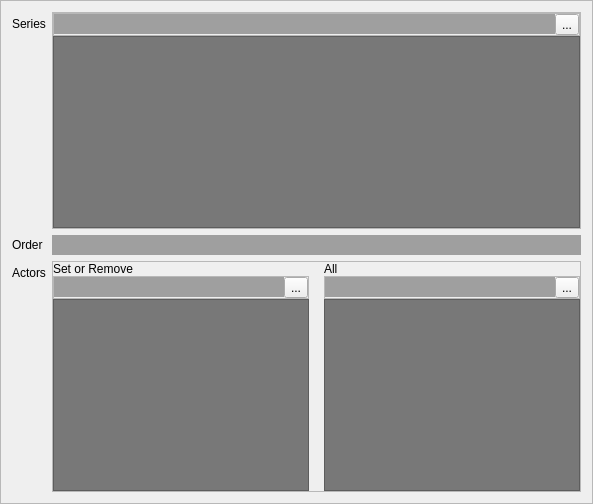
    <widget class="QFrame" name="frame_2">
     <property name="frameShape">
      <enum>QFrame::StyledPanel</enum>
     </property>
     <property name="frameShadow">
      <enum>QFrame::Sunken</enum>
     </property>
     <layout class="QFormLayout" name="formLayout_2">
      <item row="0" column="0">
       <widget class="QLabel" name="label_3">
        <property name="text">
         <string>Series</string>
        </property>
       </widget>
      </item>
      <item row="0" column="1">
       <widget class="QFrame" name="series_bleh">
        <property name="frameShape">
         <enum>QFrame::StyledPanel</enum>
        </property>
        <property name="frameShadow">
         <enum>QFrame::Raised</enum>
        </property>
        <layout class="QVBoxLayout" name="verticalLayout">
         <property name="spacing">
          <number>0</number>
         </property>
         <property name="leftMargin">
          <number>0</number>
         </property>
         <property name="topMargin">
          <number>0</number>
         </property>
         <property name="rightMargin">
          <number>0</number>
         </property>
         <property name="bottomMargin">
          <number>0</number>
         </property>
         <item>
          <widget class="QFrame" name="frame_8">
           <property name="frameShape">
            <enum>QFrame::StyledPanel</enum>
           </property>
           <property name="frameShadow">
            <enum>QFrame::Raised</enum>
           </property>
           <layout class="QHBoxLayout" name="horizontalLayout_2">
            <property name="spacing">
             <number>0</number>
            </property>
            <property name="leftMargin">
             <number>0</number>
            </property>
            <property name="topMargin">
             <number>0</number>
            </property>
            <property name="rightMargin">
             <number>0</number>
            </property>
            <property name="bottomMargin">
             <number>0</number>
            </property>
            <item>
             <widget class="QLineEdit" name="series">
              <property name="palette">
               <palette>
                <active>
                 <colorrole role="Base">
                  <brush brushstyle="SolidPattern">
                   <color alpha="255">
                    <red>159</red>
                    <green>159</green>
                    <blue>159</blue>
                   </color>
                  </brush>
                 </colorrole>
                </active>
                <inactive>
                 <colorrole role="Base">
                  <brush brushstyle="SolidPattern">
                   <color alpha="255">
                    <red>159</red>
                    <green>159</green>
                    <blue>159</blue>
                   </color>
                  </brush>
                 </colorrole>
                </inactive>
                <disabled>
                 <colorrole role="Base">
                  <brush brushstyle="SolidPattern">
                   <color alpha="255">
                    <red>108</red>
                    <green>108</green>
                    <blue>108</blue>
                   </color>
                  </brush>
                 </colorrole>
                </disabled>
               </palette>
              </property>
              <property name="autoFillBackground">
               <bool>true</bool>
              </property>
              <property name="frame">
               <bool>false</bool>
              </property>
             </widget>
            </item>
            <item>
             <widget class="QToolButton" name="series_button">
              <property name="text">
               <string>...</string>
              </property>
             </widget>
            </item>
           </layout>
          </widget>
         </item>
         <item>
          <widget class="QListWidget" name="series_list">
           <property name="styleSheet">
            <string notr="true">QListWidget{background:rgb(120,120,120)}
QListWidget::item:selected{background: rgb(219, 219, 219)}
QListWidget::item:selected{color:black} </string>
           </property>
           <property name="editTriggers">
            <set>QAbstractItemView::NoEditTriggers</set>
           </property>
           <property name="alternatingRowColors">
            <bool>false</bool>
           </property>
          </widget>
         </item>
        </layout>
       </widget>
      </item>
      <item row="1" column="0">
       <widget class="QLabel" name="label_4">
        <property name="text">
         <string>Order</string>
        </property>
       </widget>
      </item>
      <item row="1" column="1">
       <widget class="QLineEdit" name="order">
        <property name="palette">
         <palette>
          <active>
           <colorrole role="Base">
            <brush brushstyle="SolidPattern">
             <color alpha="255">
              <red>159</red>
              <green>159</green>
              <blue>159</blue>
             </color>
            </brush>
           </colorrole>
          </active>
          <inactive>
           <colorrole role="Base">
            <brush brushstyle="SolidPattern">
             <color alpha="255">
              <red>159</red>
              <green>159</green>
              <blue>159</blue>
             </color>
            </brush>
           </colorrole>
          </inactive>
          <disabled>
           <colorrole role="Base">
            <brush brushstyle="SolidPattern">
             <color alpha="255">
              <red>108</red>
              <green>108</green>
              <blue>108</blue>
             </color>
            </brush>
           </colorrole>
          </disabled>
         </palette>
        </property>
        <property name="autoFillBackground">
         <bool>true</bool>
        </property>
        <property name="frame">
         <bool>false</bool>
        </property>
       </widget>
      </item>
      <item row="3" column="0">
       <widget class="QLabel" name="label_27">
        <property name="text">
         <string>Actors</string>
        </property>
       </widget>
      </item>
      <item row="3" column="1">
       <widget class="QFrame" name="frame_18">
        <property name="frameShape">
         <enum>QFrame::StyledPanel</enum>
        </property>
        <property name="frameShadow">
         <enum>QFrame::Raised</enum>
        </property>
        <layout class="QGridLayout" name="gridLayout_6">
         <property name="leftMargin">
          <number>0</number>
         </property>
         <property name="topMargin">
          <number>0</number>
         </property>
         <property name="rightMargin">
          <number>0</number>
         </property>
         <property name="bottomMargin">
          <number>0</number>
         </property>
         <property name="horizontalSpacing">
          <number>15</number>
         </property>
         <property name="verticalSpacing">
          <number>0</number>
         </property>
         <item row="1" column="1">
          <widget class="QFrame" name="frame_21">
           <property name="frameShape">
            <enum>QFrame::StyledPanel</enum>
           </property>
           <property name="frameShadow">
            <enum>QFrame::Raised</enum>
           </property>
           <layout class="QHBoxLayout" name="horizontalLayout_16">
            <property name="spacing">
             <number>0</number>
            </property>
            <property name="leftMargin">
             <number>0</number>
            </property>
            <property name="topMargin">
             <number>0</number>
            </property>
            <property name="rightMargin">
             <number>0</number>
            </property>
            <property name="bottomMargin">
             <number>0</number>
            </property>
            <item>
             <widget class="QLineEdit" name="actors_no">
              <property name="palette">
               <palette>
                <active>
                 <colorrole role="Base">
                  <brush brushstyle="SolidPattern">
                   <color alpha="255">
                    <red>159</red>
                    <green>159</green>
                    <blue>159</blue>
                   </color>
                  </brush>
                 </colorrole>
                </active>
                <inactive>
                 <colorrole role="Base">
                  <brush brushstyle="SolidPattern">
                   <color alpha="255">
                    <red>159</red>
                    <green>159</green>
                    <blue>159</blue>
                   </color>
                  </brush>
                 </colorrole>
                </inactive>
                <disabled>
                 <colorrole role="Base">
                  <brush brushstyle="SolidPattern">
                   <color alpha="255">
                    <red>108</red>
                    <green>108</green>
                    <blue>108</blue>
                   </color>
                  </brush>
                 </colorrole>
                </disabled>
               </palette>
              </property>
              <property name="autoFillBackground">
               <bool>true</bool>
              </property>
              <property name="frame">
               <bool>false</bool>
              </property>
             </widget>
            </item>
            <item>
             <widget class="QToolButton" name="actors_no_button">
              <property name="text">
               <string>...</string>
              </property>
             </widget>
            </item>
           </layout>
          </widget>
         </item>
         <item row="1" column="0">
          <widget class="QFrame" name="frame_20">
           <property name="frameShape">
            <enum>QFrame::StyledPanel</enum>
           </property>
           <property name="frameShadow">
            <enum>QFrame::Raised</enum>
           </property>
           <layout class="QHBoxLayout" name="horizontalLayout_15">
            <property name="spacing">
             <number>0</number>
            </property>
            <property name="leftMargin">
             <number>0</number>
            </property>
            <property name="topMargin">
             <number>0</number>
            </property>
            <property name="rightMargin">
             <number>0</number>
            </property>
            <property name="bottomMargin">
             <number>0</number>
            </property>
            <item>
             <widget class="QLineEdit" name="actors_yes">
              <property name="palette">
               <palette>
                <active>
                 <colorrole role="Base">
                  <brush brushstyle="SolidPattern">
                   <color alpha="255">
                    <red>159</red>
                    <green>159</green>
                    <blue>159</blue>
                   </color>
                  </brush>
                 </colorrole>
                </active>
                <inactive>
                 <colorrole role="Base">
                  <brush brushstyle="SolidPattern">
                   <color alpha="255">
                    <red>159</red>
                    <green>159</green>
                    <blue>159</blue>
                   </color>
                  </brush>
                 </colorrole>
                </inactive>
                <disabled>
                 <colorrole role="Base">
                  <brush brushstyle="SolidPattern">
                   <color alpha="255">
                    <red>108</red>
                    <green>108</green>
                    <blue>108</blue>
                   </color>
                  </brush>
                 </colorrole>
                </disabled>
               </palette>
              </property>
              <property name="autoFillBackground">
               <bool>true</bool>
              </property>
              <property name="frame">
               <bool>false</bool>
              </property>
             </widget>
            </item>
            <item>
             <widget class="QToolButton" name="actors_yes_button">
              <property name="text">
               <string>...</string>
              </property>
             </widget>
            </item>
           </layout>
          </widget>
         </item>
         <item row="2" column="1">
          <widget class="QListWidget" name="actors_no_list">
           <property name="styleSheet">
            <string notr="true">QListWidget{background:rgb(120,120,120)}
QListWidget::item:selected{background: rgb(219, 219, 219)}
QListWidget::item:selected{color:black} </string>
           </property>
           <property name="editTriggers">
            <set>QAbstractItemView::NoEditTriggers</set>
           </property>
          </widget>
         </item>
         <item row="0" column="1">
          <widget class="QLabel" name="label_36">
           <property name="text">
            <string>All</string>
           </property>
          </widget>
         </item>
         <item row="2" column="0">
          <widget class="QListWidget" name="actors_yes_list">
           <property name="styleSheet">
            <string notr="true">QListWidget{background:rgb(120,120,120)}
QListWidget::item:selected{background: rgb(219, 219, 219)}
QListWidget::item:selected{color:black} </string>
           </property>
           <property name="editTriggers">
            <set>QAbstractItemView::NoEditTriggers</set>
           </property>
          </widget>
         </item>
         <item row="0" column="0">
          <widget class="QLabel" name="label_37">
           <property name="text">
            <string>Set or Remove</string>
           </property>
          </widget>
         </item>
        </layout>
       </widget>
      </item>
     </layout>
    </widget>
